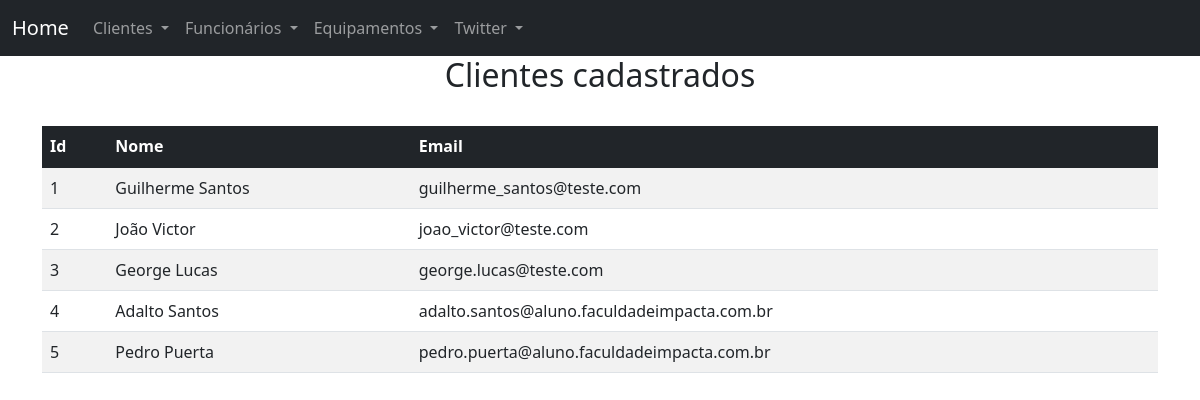
/consultaclientes, run on the app's committed database.
### main.py (models this page shows, shortened)
class Clientes(db.Model):
    id_cliente = db.Column(db.Integer, primary_key=True)
    name = db.Column(db.String(45), nullable=False)
    email = db.Column(db.String(30), nullable=False)

### main.py (the view)
@app.route('/consultaclientes')
def consulta_clientes():
    clientes = Clientes.query.all()
    return render_template('consultaclientes.html', clientes=clientes)

### templates/consultaclientes.html
{% extends "base.html" %}
{% block conteudo %}
    <h2 style="text-align: center;">Clientes cadastrados</h2>
<br>
<table class="table table-striped">
    <thead class="table-dark">
        <tr>
          <th scope="col">Id</th>
          <th scope="col">Nome</th>
          <th scope="col">Email</th>
        </tr>
    </thead>
    <tbody>
        {% for clientes in clientes %}
        <tr>
            <td>{{ clientes.id_cliente }}</td>
            <td>{{ clientes.name }}</td>
            <td>{{ clientes.email }}</td>
        </tr>
        {% endfor %}
    </tbody>
</table>
{% endblock conteudo %}

### templates/base.html (shortened to what this page needs)
<!DOCTYPE html>
<html>
<head>
	<link rel="stylesheet" href="https://cdn.jsdelivr.net/npm/bootstrap@5.1.3/dist/css/bootstrap.min.css">
</head>
<body>
	<nav class="navbar navbar-expand-lg navbar-dark bg-dark">
	  <div class="container-fluid">
	    <a class="navbar-brand" href="{{ url_for('main') }}">Home</a>
	    <div class="collapse navbar-collapse" id="navbarSupportedContent">
	      <ul class="navbar-nav me-auto mb-2 mb-lg-0">
	        <li class="nav-item dropdown">
	          <a class="nav-link dropdown-toggle" href="#" id="navbarDropdown" role="button" data-bs-toggle="dropdown" aria-expanded="false">
	            Clientes
	          </a>
            <li class="nav-item dropdown">
              <a class="nav-link dropdown-toggle" href="#" id="navbarDropdown" role="button" data-bs-toggle="dropdown" aria-expanded="false">
                Funcionários
              </a>
            </li>
            <li class="nav-item dropdown">
              <a class="nav-link dropdown-toggle" href="#" id="navbarDropdown" role="button" data-bs-toggle="dropdown" aria-expanded="false">
                Equipamentos
              </a>
            </li>
			<li class="nav-item dropdown">
			<a class="nav-link dropdown-toggle" href="#" id="navbarDropdown" role="button" data-bs-toggle="dropdown" aria-expanded="false">
	            Twitter
	          </a>
	        </li>
			</li>
	      </ul>
	  </div>
	</nav>
	<div class="container">
		{% block conteudo %}
		{% endblock conteudo %}
	</div>
</body>
</html>

### data on the page
Clientes: id_cliente "1", name "Guilherme Santos", email "guilherme_santos@teste.com"
Clientes: id_cliente "2", name "João Victor", email "joao_victor@teste.com"
Clientes: id_cliente "3", name "George Lucas", email "george.lucas@teste.com"
Clientes: id_cliente "4", name "Adalto Santos", email "adalto.santos@aluno.faculdadeimpacta.com.br"
Clientes: id_cliente "5", name "Pedro Puerta", email "pedro.puerta@aluno.faculdadeimpacta.com.br"
